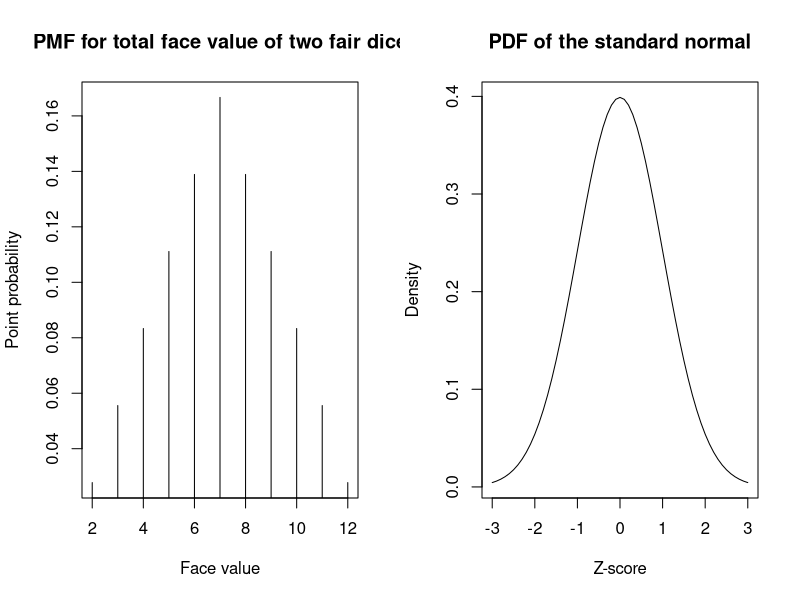

R code for this plot:
## ---- chunk 1
knitr::opts_chunk$set(echo = TRUE)
## ---- chunk 2
# ============================================================================ #
# binomial

## A short function to compute number of ways to get 
## a total face value for 2 fair dice, ranging from 2 to 12
ncomb.2dice = function (value) {
  # initialize an empty vector of length 12 with all zeroes
  combos_2dice = rep(0,12)
  for (i in 1:6) {  # compute all the combinations
    for (j in 1:6) {
      index = i+j
      combos_2dice[index] = combos_2dice[index] + 1
    }
  }
  return(combos_2dice[value]) # return the value(s) of interest
}
face.count = ncomb.2dice(2:12)
two_dice = data.frame(sum = 2:12, count = face.count, prop = face.count/sum(face.count))


# ============================================================================ #
# standard normal
z.scores = seq(-3,3,by=.1)
d.values = dnorm(z.scores)

# ============================================================================ #
# plots
par(mfrow=c(1,2))

plot(two_dice$sum, two_dice$prop, type="h",
     xlab="Face value", ylab="Point probability",
     main = "PMF for total face value of two fair dice")

plot(z.scores, d.values,
     type = "l",
     xlab="Z-score", ylab="Density",
     main = "PDF of the standard normal")
